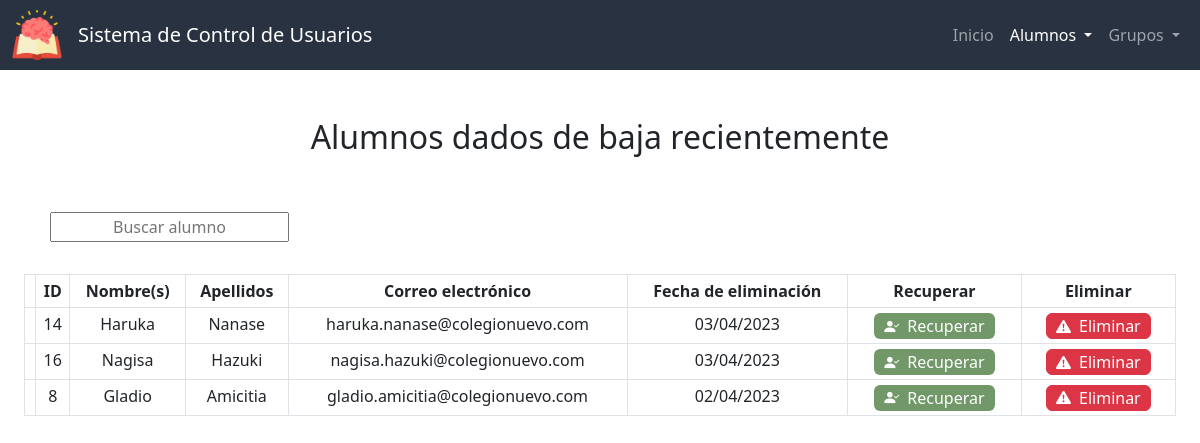
The page /bajas_alumnos on the database as committed earlier.
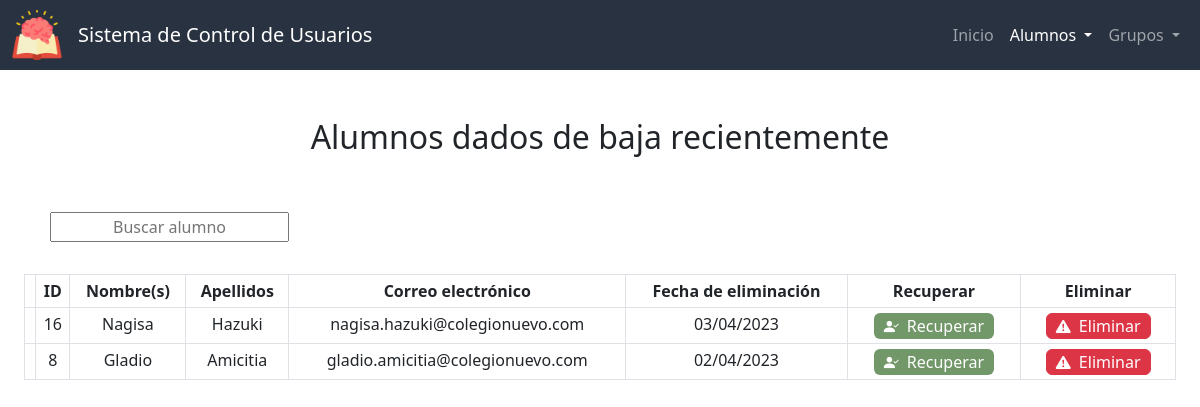
The same page on the database as committed later.
### app.py (models this page shows, shortened)
class Alumnos(db.Model):
    id = db.Column(db.Integer, primary_key=True)
    nombre = db.Column(db.String(50), nullable=False)
    apellidos = db.Column(db.String(50), nullable=False)
    correo = db.Column(db.String(50), nullable=False, unique=True)
    estado = db.Column(db.Integer, nullable=False, default=0) # 0 - activo, 1 - suspendido, 2 - baja
    fecha_de_creacion = db.Column(db.DateTime, nullable=False, default=datetime.now)

### app.py (the view)
@app.route("/bajas_alumnos")
def bajas_alumnos():
    subconsulta = db.session.query(CambiosEstado.id_alumno, db.func.max(CambiosEstado.fecha).label('max_fecha'))\
                        .filter(CambiosEstado.estado_nuevo == 2)\
                        .group_by(CambiosEstado.id_alumno)\
                        .subquery()
    lista = db.session.query(Alumnos, CambiosEstado.fecha.label('fecha_de_eliminacion'))\
                  .join(subconsulta, Alumnos.id == subconsulta.c.id_alumno)\
                  .join(CambiosEstado, db.and_(CambiosEstado.id_alumno == subconsulta.c.id_alumno, CambiosEstado.fecha == subconsulta.c.max_fecha))\
                  .filter(Alumnos.estado == 2)\
                  .order_by(subconsulta.c.max_fecha.desc())\
                  .all()
    return render_template("bajas_alumnos.html", active="Bajas alumnos", lista=lista)

### templates/bajas_alumnos.html (shortened to what this page needs)
{% extends "layout.html" %}
{% block scripts %}
    <link href="https://unpkg.com/bootstrap-table@1.21.3/dist/bootstrap-table.min.css" rel="stylesheet">
{% endblock %}
{% block main %}
    <h2 class="mb-5">Alumnos dados de baja recientemente</h2>
    <div class="container-sm text-start">
        <div class="d-flex justify-content-between">
            <div class="p-2">
                <input autocomplete="off" autofocus id="buscar" placeholder="Buscar alumno" type="text">
            </div>
        </div>
    </div>
    <br>
    <div id="alumnos-div" class="container-fluid">
        <table id="tabla-alumnos" class="table table-hover table-bordered table-sm"
        data-search="true" data-search-accent-neutralise="true" data-search-selector="#buscar"
        data-show-columns="true" data-show-columns-toggle-all="true"
        data-show-pagination-switch="true" data-show-toggle="true" data-show-fullscreen="true"
        data-buttons-class="" data-locale="es-MX" data-visible-search="true"
        data-page-list="[10, 25, 50, 100, All]" data-select-item-name="selectedItems">
            <thead id="thead" class="color-primario">
                <tr>
                    <th data-field="state" data-checkbox="true"></th>
                    <th data-sortable="true" scope="col" data-visible="false" >ID</th>
                    <th data-sortable="true" scope="col">Nombre(s)</th>
                    <th data-sortable="true" scope="col">Apellidos</th>
                    <th data-sortable="true" scope="col">Correo electrónico</th>
                    <th data-sortable="true" scope="col">Fecha de eliminación</th>
                    <th>Recuperar</th>
                    <th>Eliminar</th>
                </tr>
            </thead>
            <tbody id="tbody">
                {% for i in lista %}
                    <tr>
                        <td></td>
                        <td>{{ i.Alumnos.id }}</td>
                        <td >{{ i.Alumnos.nombre }}</td>
                        <td>{{ i.Alumnos.apellidos }}</td>
                        <td>{{ i.Alumnos.correo }}</td>
                        <td>{{ i.fecha_de_eliminacion.strftime('%d/%m/%Y') }}</td>
                        <td>
                            <form action="/suspender_alumno" method="post">
                                <button type="submit" class="edit btn verde" title="Rectivar alumno"><i class="bi-small bi bi-person-check-fill mx-1"></i><span class="mx-1 no-movil">Recuperar</span></button>
                            </form>
                        </td>
                        <td>
                            <form id="form-eliminar-usuario" action="/eliminar_permanentemente" method="post">
                                <button type="button" class="edit btn btn-danger" title="Eliminar permanentemente" onclick="confirmarEliminarUsuario({{ i.Alumnos.id }}, '{{ i.Alumnos.nombre }}', '{{ i.Alumnos.apellidos }}')"><i class="bi-small bi bi-exclamation-triangle-fill mx-1"></i><span class="mx-1 no-movil">Eliminar</span></button>
                            </form>
                        </td>
                    </tr>
                {% endfor %}
            </tbody>
        </table>
    </div>
{% endblock %}

### templates/layout.html (shortened to what this page needs)
<!DOCTYPE html>
<html lang="es">
    <head>
        <link href="https://cdn.jsdelivr.net/npm/bootstrap@5.3.0-alpha1/dist/css/bootstrap.min.css" rel="stylesheet">
        <link rel="stylesheet" href="https://cdn.jsdelivr.net/npm/bootstrap-icons@1.10.3/font/bootstrap-icons.css">
        <link rel="stylesheet" href="https://use.fontawesome.com/releases/v5.6.3/css/all.css">
        {% block scripts %}
        {% endblock %}
        <link href="/static/styles.css" rel="stylesheet">
    </head>
    <body>
        <nav class="navbar navbar-expand-sm navbar-dark">
            <div class="container-fluid">
                <a class="navbar-brand" href="/">
                    <img alt="logo de escuela" src="static\logo.png" height=50px class="d-inline-block align-top">
                </a>
                <a class="navbar-brand" href="/"><span class="movil">SCU</span><span class="no-movil">Sistema de Control de Usuarios</span></a>
                <div class="collapse navbar-collapse color-primario" id="navbarSupportedContent">
                    <ul class="navbar-nav ms-auto mb-2 mb-lg-0">
                    <li class="nav-item">
                        <a class="nav-link {% if active=='Inicio' %} active {% endif %}" aria-current="page" href="/">Inicio</a>
                    </li>
                    <li class="nav-item dropdown">
                        <a class="nav-link dropdown-toggle {% if active in ['Lista de alumnos', 'Alta alumno', 'Alumno', 'Bajas alumnos'] %} active {% endif %}" href="#" id="navbarDropdown" role="button" data-bs-toggle="dropdown" aria-expanded="false">
                        Alumnos
                        </a>
                    </li>
                    <li class="nav-item dropdown">
                        <a class="nav-link dropdown-toggle {% if grupo %} active {% endif %}" href="#" id="navbarDropdown" role="button" data-bs-toggle="dropdown" aria-expanded="false">
                        Grupos
                        </a>
                    </li>
                    </ul>
                </div>
            </div>
          </nav>
          <main class="container-fluid py-5 text-center">
            {% block main %}{% endblock %}
        </main>
    </body>
</html>

### static/styles.css (style rules this page uses)
:root { --color-primario: #293241; --color-primario-active: #3b4f69; --color-primario-hover: #334458; --letra-primario: white; --letra-primario-inactive: #9A9EA5; --letra-primario-hover: #C9CBCF; --verde: #729869; --verde-active: #588559; --amarillo: #D69900; --amarillo-active: #b17900; --color-ver: #3D5A80; --color-ver-active: #5281a7; --gris: #a5a5a5; --gris-active: #969696; --gris-oscuro: #7c7c7c; --gris-oscuro-active: #646464; }
.navbar { background-color: var(--color-primario); height: 70px; }
.color-primario { background-color: var(--color-primario); color: var(--letra-primario); }
.btn.edit { padding: 0 5px; }
.btn.edit, .btn-big { margin: 0 5px; transition: transform 0.2s ease-in-out; }
.btn-danger { margin: 0; }
.verde { background-color: var(--verde); color: var(--letra-primario); }
.bi { font-size: 25px; color: var(--letra-primario); }
.bi-small { font-size: 15px; }
.d-flex { display: flex; flex-wrap: wrap; }
input { text-align: center; }
#alumnos-div { max-width: 1500px; justify-content: center; margin-bottom: 75px; }

Rows that differ between the two databases and show on the page:
no longer on this page (row edited): Alumnos: Alumnos.id "14", Alumnos.nombre "Haruka", Alumnos.apellidos "Nanase", Alumnos.correo "haruka.nanase@colegionuevo.com", fecha_de_eliminacion "03/04/2023"
